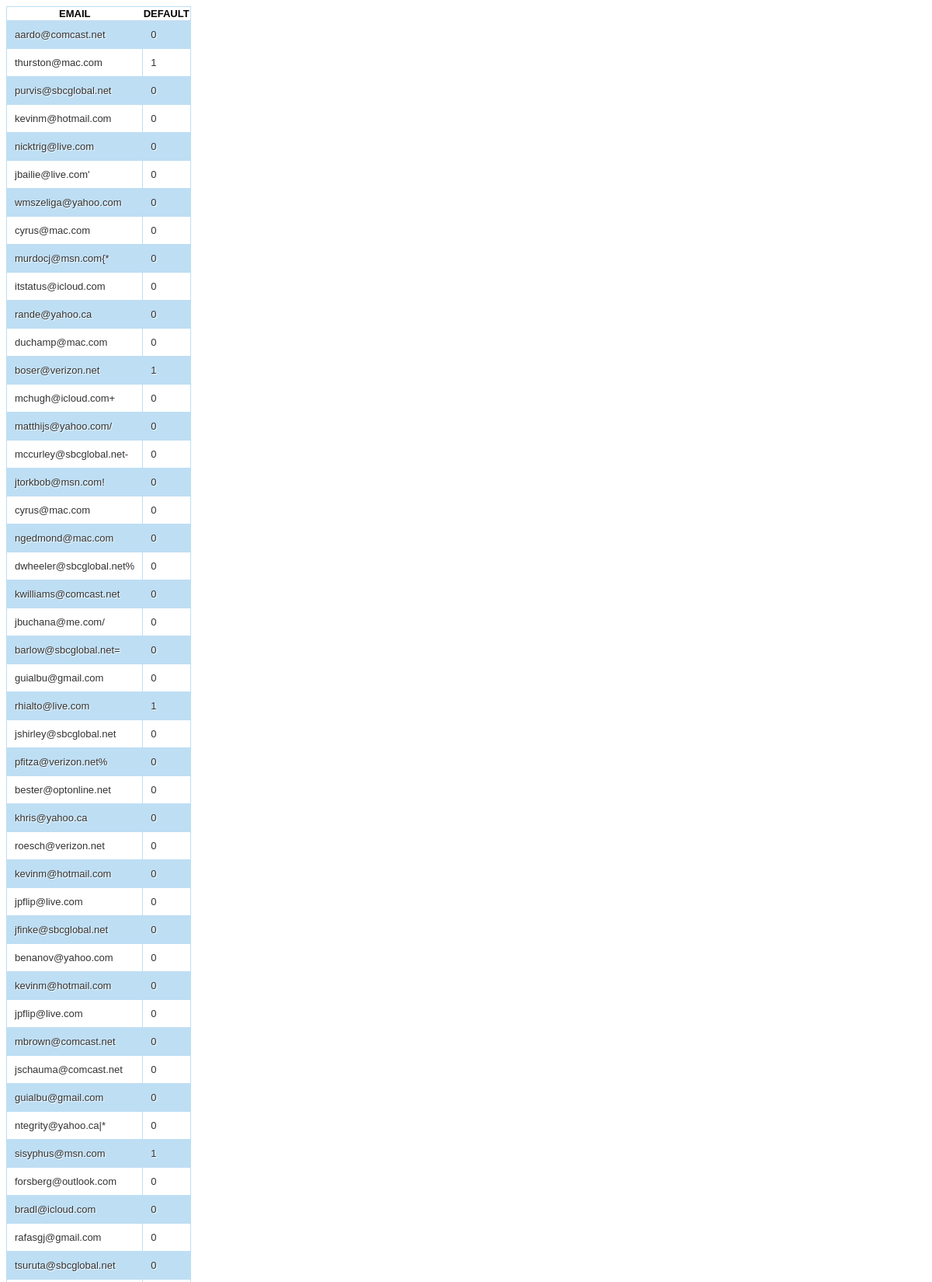
/rename.php (upper part), run on the app's committed database.
### tables this page shows
CREATE TABLE `subcontacts` (
  `ContactNo` int(11) NOT NULL,
  `Email` varchar(255) NOT NULL,
  `Default_email` int(1) NOT NULL,
  `id` int(11) NOT NULL
);

### rename.php (the view, shortened to what this page needs)
<!doctype html>
<html lang="en">
<head>
    <?php
try{
$db = new PDO('mysql:host=localhost;dbname=currency', "root", "");
    } catch(PDOException $e){
   echo errorHandle ( "There was a problem connection to the Database.",$e->getMessage());
}
?>
</head>
<body>
<table>
    <thread>
        <th>EMAIL</th>
        <th>DEFAULT</th>
    </thread>
    <?php
        foreach($db->query('SELECT * from subcontacts') as $row) {
            print "<tr>";
                print "<td>".$row["Email"]."</td>";
                print "<td>".$row["Default_email"]."</td>";
             print "</tr>";
        }
    ?>
</table>
</body>
</html>

### rename.php (style rules this page uses)
table { border: solid 1px #bedef4; border-collapse: collapse; border-spacing: 0; font: normal 13px Arial, sans-serif; }
table tbody td { border: solid 1px #bedef4; color: #333; padding: 10px; text-shadow: 1px 1px 1px #fff; }
tr:nth-child(even) { background: #bedef4; }
tr:nth-child(odd) { background: #FFF; }

### data on the page
subcontacts: Email "aardo@comcast.net", Default_email "0"
subcontacts: Email "thurston@mac.com", Default_email "1"
subcontacts: Email "purvis@sbcglobal.net", Default_email "0"
subcontacts: Email "kevinm@hotmail.com", Default_email "0"
subcontacts: Email "nicktrig@live.com", Default_email "0"
subcontacts: Email "jbailie@live.com'", Default_email "0"
subcontacts: Email "wmszeliga@yahoo.com", Default_email "0"
subcontacts: Email "cyrus@mac.com", Default_email "0"
subcontacts: Email "murdocj@msn.com{*", Default_email "0"
subcontacts: Email "itstatus@icloud.com", Default_email "0"
subcontacts: Email "rande@yahoo.ca", Default_email "0"
subcontacts: Email "duchamp@mac.com", Default_email "0"
subcontacts: Email "boser@verizon.net", Default_email "1"
subcontacts: Email "mchugh@icloud.com+", Default_email "0"
subcontacts: Email "matthijs@yahoo.com/", Default_email "0"
subcontacts: Email "mccurley@sbcglobal.net-", Default_email "0"
subcontacts: Email "jtorkbob@msn.com!", Default_email "0"
subcontacts: Email "cyrus@mac.com", Default_email "0"
subcontacts: Email "ngedmond@mac.com", Default_email "0"
subcontacts: Email "dwheeler@sbcglobal.net%", Default_email "0"
subcontacts: Email "kwilliams@comcast.net", Default_email "0"
subcontacts: Email "jbuchana@me.com/", Default_email "0"
subcontacts: Email "barlow@sbcglobal.net=", Default_email "0"
subcontacts: Email "guialbu@gmail.com", Default_email "0"
subcontacts: Email "rhialto@live.com", Default_email "1"
subcontacts: Email "jshirley@sbcglobal.net", Default_email "0"
subcontacts: Email "pfitza@verizon.net%", Default_email "0"
subcontacts: Email "bester@optonline.net", Default_email "0"
subcontacts: Email "khris@yahoo.ca", Default_email "0"
subcontacts: Email "roesch@verizon.net", Default_email "0"
subcontacts: Email "kevinm@hotmail.com", Default_email "0"
subcontacts: Email "jpflip@live.com", Default_email "0"
subcontacts: Email "jfinke@sbcglobal.net", Default_email "0"
subcontacts: Email "benanov@yahoo.com", Default_email "0"
subcontacts: Email "kevinm@hotmail.com", Default_email "0"
subcontacts: Email "jpflip@live.com", Default_email "0"
subcontacts: Email "mbrown@comcast.net", Default_email "0"
subcontacts: Email "jschauma@comcast.net", Default_email "0"
subcontacts: Email "guialbu@gmail.com", Default_email "0"
subcontacts: Email "ntegrity@yahoo.ca|*", Default_email "0"
subcontacts: Email "sisyphus@msn.com", Default_email "1"
subcontacts: Email "forsberg@outlook.com", Default_email "0"
subcontacts: Email "bradl@icloud.com", Default_email "0"
subcontacts: Email "rafasgj@gmail.com", Default_email "0"
subcontacts: Email "tsuruta@sbcglobal.net", Default_email "0"
